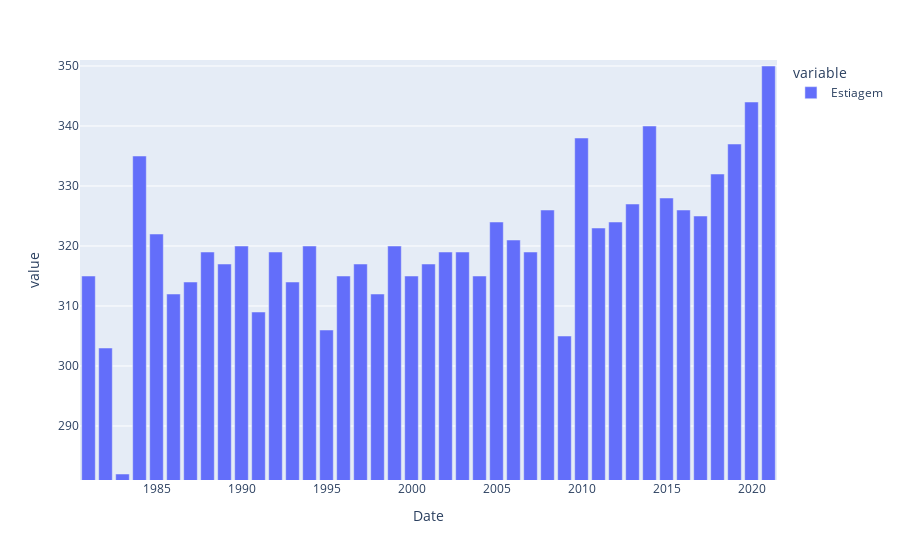

The code cell stored with this chart in its notebook:
### Code cell
fig = px.bar(resp)
fig.update_layout(yaxis_range=[resp.min()[0]-1,resp.max()[0]+1])
fig.show()

### Figure 1 — Plotly figure (JSON) as saved in the notebook; plotly's stock layout.template omitted (floating-point values rounded to 4 significant figures)
{"data": [{"alignmentgroup": "True", "hovertemplate": "variable=Estiagem<br>Date=%{x}<br>value=%{y}<extra></extra>", "legendgroup": "Estiagem", "marker": {"color": "#636efa", "pattern": {"shape": ""}}, "name": "Estiagem", "offsetgroup": "Estiagem", "orientation": "v", "showlegend": true, "textposition": "auto", "type": "bar", "x": [1981, 1982, 1983, 1984, 1985, 1986, 1987, 1988, 1989, 1990, 1991, 1992, 1993, 1994, 1995, 1996, 1997, 1998, 1999, 2000, 2001, 2002, 2003, 2004, 2005, 2006, 2007, 2008, 2009, 2010, 2011, 2012, 2013, 2014, 2015, 2016, 2017, 2018, 2019, 2020, 2021], "xaxis": "x", "y": [315, 303, 282, 335, 322, 312, 314, 319, 317, 320, 309, 319, 314, 320, 306, 315, 317, 312, 320, 315, 317, 319, 319, 315, 324, 321, 319, 326, 305, 338, 323, 324, 327, 340, 328, 326, 325, 332, 337, 344, 350], "yaxis": "y"}], "layout": {"barmode": "relative", "legend": {"title": {"text": "variable"}, "tracegroupgap": 0}, "margin": {"t": 60}, "xaxis": {"anchor": "y", "domain": [0, 1], "title": {"text": "Date"}}, "yaxis": {"anchor": "x", "domain": [0, 1], "range": [281, 351], "title": {"text": "value"}}}}
